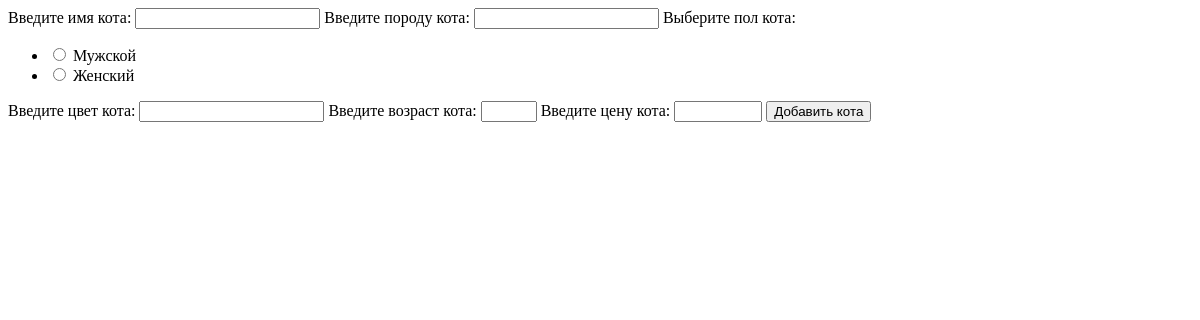
The app's page /edit_chosen_cat/3 (signed in), older data.
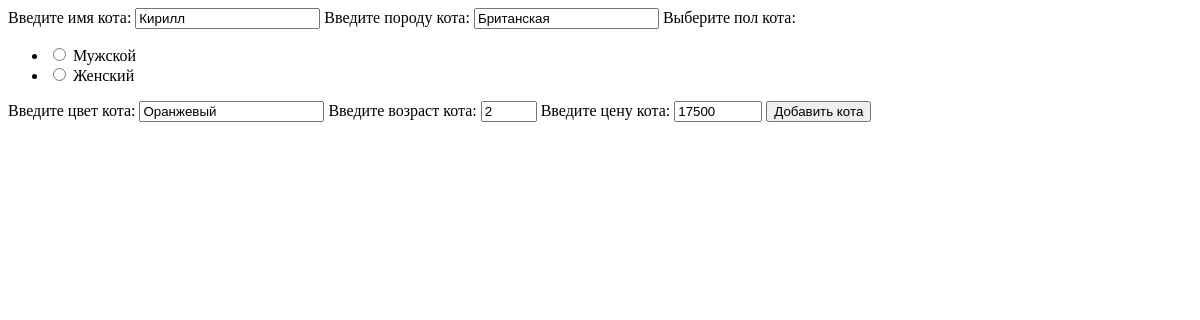
The same page, newer data.
### CatModels.py (models this page shows)
class Cats(db.Model):
    __tablename__ = 'cats'
    id = db.Column(db.Integer, primary_key=True, autoincrement=True)
    name = db.Column(db.String(80), nullable=False)
    breed = db.Column(db.String(80), nullable=False)
    gender = db.Column(db.String(80), nullable=False)
    color = db.Column(db.String(80), nullable=False)
    age = db.Column(db.Integer, nullable=False)
    cats_position = db.relationship('CatsPosition', backref='cats', cascade='all, delete-orphan', lazy='dynamic')

class CatsPosition(db.Model):
    __tablename__ = 'catsPosition'
    id = db.Column(db.Integer, primary_key=True, autoincrement=True)
    date = db.Column(db.Date, nullable=False)
    cost = db.Column(db.Integer, nullable=False)
    cats_id = db.Column(db.Integer, db.ForeignKey('cats.id'), nullable=False)

### main.py (the view)
@app.route('/edit_chosen_cat/<int:id_cat>', methods=['GET', 'POST'])
@login_required
def cat_edit(id_cat):
    form = CatAdd()
    if request.method == 'GET':
        if get_user_role() != 'admin':
            return redirect('/')
        cat = get_one_cat(id_cat)
        cat_pos = get_one_cat_position(id_cat)
        return render_template('catAddPage.html', form=form, cat=cat, cat_pos=cat_pos)
    elif request.method == 'POST':
        if form.validate_on_submit():
            update_cat_and_pos(id_cat, form.data['name'], form.data['breed'], form.data['gender'],
                               form.data['color'], form.data['age'], datetime.today(), form.data['cost'])
            return redirect('/')

### forms.py
class CatAdd(FlaskForm):
    name = StringField('Введите имя кота:', validators=[DataRequired()])
    breed = StringField('Введите породу кота:', validators=[DataRequired()])
    gender = RadioField('Выберите пол кота:', choices=[('м', 'Мужской'), ('ж', 'Женский')], validators=[DataRequired()])
    color = StringField('Введите цвет кота:', validators=[DataRequired()])
    age = IntegerField('Введите возраст кота:', validators=[DataRequired(), NumberRange(0, 30)])
    cost = IntegerField('Введите цену кота:', validators=[DataRequired(), NumberRange(1, 100000)])

### CatModels.py (called while the page is built)
def get_one_cat(id):
    try:
        cat = Cats.query.filter_by(id=id).all()[0]
    except IndexError:
        cat = 404
    return cat

def get_one_cat_position(id):
    try:
        cat = CatsPosition.query.filter_by(cats_id=id).all()[0]
    except IndexError:
        cat = 404
    return cat

### UserModels.py (called while the page is built)
def get_user(id):
    user = UserModel.query.filter_by(id=id).all()
    if len(user) == 0:
        return None
    return User(user_id=user[0].id, email=user[0].email, name=user[0].name, password=user[0].password, role=user[0].role)

### main.py (called while the page is built)
@login_manager.user_loader
def load_user(user_id):
    return get_user(user_id)

def get_user_role():
    return current_user._get_current_object().role

### templates/catAddPage.html (shortened to what this page needs)
<!DOCTYPE html>
<html lang="ru">
<head>
</head>
<body>
    <div>
        <form method="POST">
            {{ form.name.label }}
            {{ form.name(value=cat.name) }}
            {{ form.breed.label }}
            {{ form.breed(value=cat.breed) }}
            {{ form.gender.label }}
            {{ form.gender(value=cat.gender) }}
            {{ form.color.label }}
            {{ form.color(value=cat.color) }}
            {{ form.age.label }}
            {{ form.age(value=cat.age) }}
            {{ form.cost.label }}
            {{ form.cost(value=cat_pos.cost) }}
            <input type="submit" value="Добавить кота">
        </form>
    </div>
</body>
</html>

Row changes from the older to the newer data that the page shows:
added Cats: name "Кирилл", breed "Британская", gender "☐ Мужской ☐ Женский", color "Оранжевый", age "2"
added CatsPosition: cost "17500"
Text that changed along with them:
form field gender: "☐ Мужской ☐ Женский" → (not shown)
